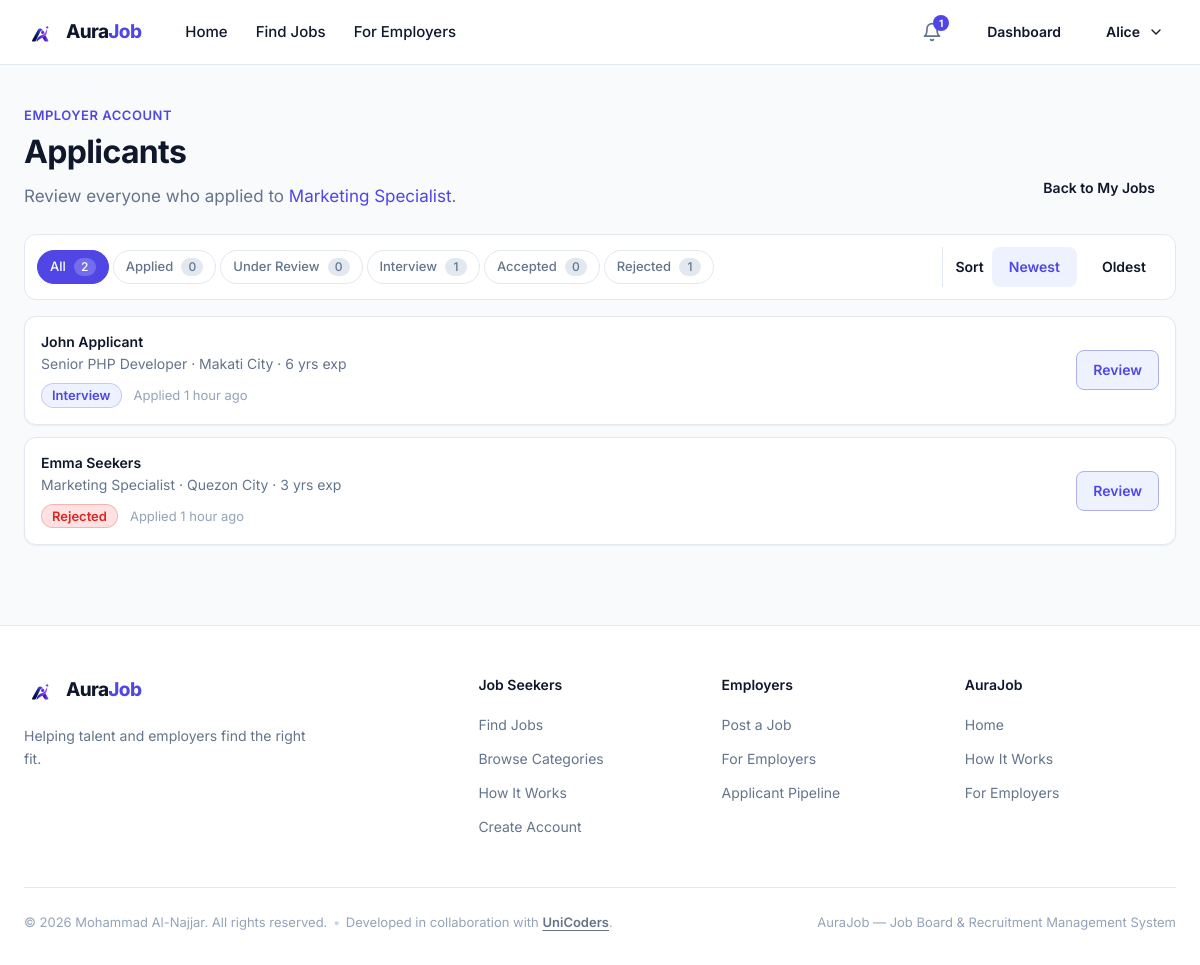
Screenshot of /employer/applicants.php?job_id=2 (signed in) with the database file from the repository.
### tables this page shows
CREATE TABLE jobs (
    id                    INT UNSIGNED  NOT NULL AUTO_INCREMENT,
    company_id            INT UNSIGNED  NOT NULL,
    employer_id           INT UNSIGNED  NOT NULL,
    category_id           INT UNSIGNED  NOT NULL,
    title                 VARCHAR(150)  NOT NULL,
    description           TEXT          NOT NULL,
    requirements          TEXT          NULL,
    location              VARCHAR(150)  NOT NULL,
    salary_min            DECIMAL(12,2) NULL,
    salary_max            DECIMAL(12,2) NULL,
    employment_type       ENUM('full_time','part_time','contract','internship','freelance') NOT NULL,
    work_mode             ENUM('onsite','remote','hybrid') NOT NULL DEFAULT 'onsite',
    experience_level      ENUM('entry','junior','mid','senior','lead') NOT NULL DEFAULT 'entry',
    application_deadline  DATE          NULL,
    status                ENUM('active','closed','draft') NOT NULL DEFAULT 'active',
    created_at            TIMESTAMP     NOT NULL DEFAULT CURRENT_TIMESTAMP,
    updated_at            TIMESTAMP     NOT NULL DEFAULT CURRENT_TIMESTAMP ON UPDATE CURRENT_TIMESTAMP,
    PRIMARY KEY (id),
    KEY idx_jobs_status (status),
    KEY idx_jobs_category (category_id),
    KEY idx_jobs_location (location),
    KEY idx_jobs_company (company_id),
    KEY idx_jobs_employer (employer_id),
    KEY idx_jobs_created (created_at),
    CONSTRAINT fk_jobs_company
        FOREIGN KEY (company_id) REFERENCES companies (id)
        ON DELETE CASCADE,
    CONSTRAINT fk_jobs_employer
        FOREIGN KEY (employer_id) REFERENCES users (id)
        ON DELETE CASCADE,
    CONSTRAINT fk_jobs_category
        FOREIGN KEY (category_id) REFERENCES categories (id)
        ON DELETE RESTRICT
);

CREATE TABLE applications (
    id           INT UNSIGNED  NOT NULL AUTO_INCREMENT,
    applicant_id INT UNSIGNED  NOT NULL,
    job_id       INT UNSIGNED  NOT NULL,
    status       ENUM('applied','under_review','interview','accepted','rejected') NOT NULL DEFAULT 'applied',
    cover_letter TEXT          NULL,
    applied_at   TIMESTAMP     NOT NULL DEFAULT CURRENT_TIMESTAMP,
    updated_at   TIMESTAMP     NOT NULL DEFAULT CURRENT_TIMESTAMP ON UPDATE CURRENT_TIMESTAMP,
    PRIMARY KEY (id),
    UNIQUE KEY uq_applications_applicant_job (applicant_id, job_id),
    KEY idx_applications_applicant (applicant_id),
    KEY idx_applications_job (job_id),
    KEY idx_applications_status (status),
    CONSTRAINT fk_applications_applicant
        FOREIGN KEY (applicant_id) REFERENCES users (id)
        ON DELETE CASCADE,
    CONSTRAINT fk_applications_job
        FOREIGN KEY (job_id) REFERENCES jobs (id)
        ON DELETE CASCADE
);

CREATE TABLE users (
    id             INT UNSIGNED     NOT NULL AUTO_INCREMENT,
    name           VARCHAR(100)     NOT NULL,
    email          VARCHAR(190)     NOT NULL,
    password_hash  VARCHAR(255)     NOT NULL,
    role           ENUM('applicant','employer') NOT NULL DEFAULT 'applicant',
    status         ENUM('active','inactive','banned') NOT NULL DEFAULT 'active',
    created_at     TIMESTAMP        NOT NULL DEFAULT CURRENT_TIMESTAMP,
    updated_at     TIMESTAMP        NOT NULL DEFAULT CURRENT_TIMESTAMP ON UPDATE CURRENT_TIMESTAMP,
    PRIMARY KEY (id),
    UNIQUE KEY uq_users_email (email)
);

CREATE TABLE applicant_profiles (
    id                 INT UNSIGNED   NOT NULL AUTO_INCREMENT,
    user_id            INT UNSIGNED   NOT NULL,
    professional_title VARCHAR(100)   NULL,
    bio                TEXT           NULL,
    phone              VARCHAR(255)   NULL,
    location           VARCHAR(120)   NULL,
    experience_years   TINYINT UNSIGNED NULL,
    skills             TEXT           NULL,
    cv_path            VARCHAR(255)   NULL,
    created_at         TIMESTAMP      NOT NULL DEFAULT CURRENT_TIMESTAMP,
    updated_at         TIMESTAMP      NOT NULL DEFAULT CURRENT_TIMESTAMP ON UPDATE CURRENT_TIMESTAMP,
    PRIMARY KEY (id),
    UNIQUE KEY uq_applicant_profiles_user (user_id),
    CONSTRAINT fk_applicant_profiles_user
        FOREIGN KEY (user_id) REFERENCES users (id)
        ON DELETE CASCADE
);

### app/Core/auth.php (called while the page is built, shortened)
<?php
function hirepeak_session_is_https(): bool
{
    return !empty($_SERVER['SERVER_PORT']) && (int) $_SERVER['SERVER_PORT'] === 443;
}
function hirepeak_user(): ?array
{
    $user = $_SESSION['user'];
    return $user;
}
function hirepeak_require_auth(): array
{
    $user = hirepeak_user();
    return $user;
}
function hirepeak_require_role(string $role): array
{
    $user = hirepeak_require_auth();
    return $user;
}

### public/employer/applicants.php (the view, shortened to what this page needs)
<?php
require dirname(__DIR__, 2) . '/app/Support/html.php';
$user = hirepeak_require_role('employer');
$uid  = (int) $user['id'];
$jobId = (int) ($_GET['job_id'] ?? 0);
$jobId = $jobId > 0 ? $jobId : 0;
$loadError = false;
$pipeline = [];
$applications = [];
try {
    $db = hirepeak_db();
    $stmt = $db->prepare(
        'SELECT j.id, j.title, j.location, j.status,
                j.employment_type, j.work_mode,
                j.created_at, j.application_deadline
         FROM jobs j
         WHERE j.id = ? AND j.employer_id = ?
         LIMIT 1'
    );
    $stmt->bind_param('ii', $jobId, $uid);
    $stmt->execute();
    $job = $stmt->get_result()->fetch_assoc() ?: null;
    $pipeline = hirepeak_application_statuses();
    $statusFilter = (string) ($_GET['status'] ?? '');
    $order = ($_GET['sort'] ?? '') === 'oldest' ? 'ASC' : 'DESC';
    $where = 'a.job_id = ?';
    $params = [$jobId];
    $types  = 'i';
    $countStmt = $db->prepare(
        'SELECT a.status, COUNT(*) AS c
         FROM applications a
         WHERE a.job_id = ?
         GROUP BY a.status'
    );
    $countStmt->bind_param('i', $jobId);
    $countStmt->execute();
    $countRows = $countStmt->get_result()->fetch_all(MYSQLI_ASSOC);
    $counts = ['total' => 0];
    foreach ($pipeline as $status => $label) {
        $counts[$status] = 0;
    }
    foreach ($countRows as $row) {
        $counts['total'] += (int) $row['c'];
        if (isset($counts[$row['status']])) {
            $counts[$row['status']] = (int) $row['c'];
        }
    }
    $stmt = $db->prepare(
        'SELECT a.id, a.applicant_id, a.status, a.applied_at,
                a.cover_letter,
                ap.professional_title,
                ap.location AS applicant_location,
                ap.experience_years,
                u.name AS applicant_name,
                u.email AS applicant_email
         FROM applications a
         INNER JOIN jobs j ON j.id = a.job_id
         INNER JOIN users u ON u.id = a.applicant_id
         LEFT JOIN applicant_profiles ap ON ap.user_id = a.applicant_id
         WHERE j.employer_id = ? AND ' . $where . '
         ORDER BY a.applied_at ' . $order
    );
    $stmt->bind_param('i' . $types, ...[...[$uid, ...$params]]);
    $stmt->execute();
    $applications = $stmt->get_result()->fetch_all(MYSQLI_ASSOC);
} catch (\Throwable $e) {
    error_log('[hirepeak] job applicants load failed: ' . $e->getMessage());
    $loadError = true;
}
?>
<!DOCTYPE html>
<html lang="en">
<head>
  <link rel="stylesheet" href="/assets/css/style.css">
</head>
<body>
  <?php require dirname(__DIR__, 2) . '/app/Views/header.php'; ?>
  <main id="main" class="dash-main employer-applicants-page">
    <div class="container">
      <?php if ($loadError): ?>
        <section class="dash-alert" role="alert" aria-labelledby="applicants-error-title">
          <h1 id="applicants-error-title">Something went wrong on our side.</h1>
          <p>We couldn't load the applicants for this job right now. Please try again in a moment.</p>
          <a class="btn btn--primary" href="<?php echo hirepeak_url('employer/my-jobs.php'); ?>">Back to My Jobs</a>
        </section>
      <?php else: ?>
        <header class="dash-head dash-head--applicants">
          <div>
            <p class="dash-eyebrow">Employer account</p>
            <h1 class="dash-title">Applicants</h1>
            <p class="dash-text">Review everyone who applied to
              <a class="job-inline-link" href="<?php echo hirepeak_url('job-details.php?id=' . (int) $job['id']); ?>"><?php echo hirepeak_esc((string) $job['title']); ?></a>.</p>
          </div>
          <div class="dash-head__cta-wrap">
            <a class="btn btn--ghost" href="<?php echo hirepeak_url('employer/my-jobs.php'); ?>">Back to My Jobs</a>
          </div>
        </header>
        <div class="myjobs-toolbar applicants-toolbar">
          <nav class="jobs-tabs" aria-label="Filter applicants by status">
            <a class="jobs-tab<?php echo $statusFilter === '' ? ' is-active' : ''; ?>" href="<?php echo hirepeak_url('employer/applicants.php?job_id=' . (int) $jobId); ?>">All <span class="jobs-tab__count"><?php echo (int) $counts['total']; ?></span></a>
            <?php foreach ($pipeline as $status => $label): ?>
              <a class="jobs-tab<?php echo $statusFilter === $status ? ' is-active' : ''; ?>" href="<?php echo hirepeak_url('employer/applicants.php?job_id=' . (int) $jobId . '&status=' . rawurlencode((string) $status)); ?>"><?php echo hirepeak_esc((string) $label); ?> <span class="jobs-tab__count"><?php echo (int) $counts[$status]; ?></span></a>
            <?php endforeach; ?>
          </nav>
          <div class="myjobs-sort" role="group" aria-label="Sort applicants">
            <span class="field__label">Sort</span>
            <a class="btn btn--ghost btn--sm<?php echo $order === 'DESC' ? ' is-active' : ''; ?>" href="<?php echo hirepeak_url('employer/applicants.php?job_id=' . (int) $jobId . ($statusFilter !== '' ? '&status=' . rawurlencode((string) $statusFilter) : '')); ?>">Newest</a>
            <a class="btn btn--ghost btn--sm<?php echo $order === 'ASC' ? ' is-active' : ''; ?>" href="<?php echo hirepeak_url('employer/applicants.php?job_id=' . (int) $jobId . '&sort=oldest' . ($statusFilter !== '' ? '&status=' . rawurlencode((string) $statusFilter) : '')); ?>">Oldest</a>
          </div>
        </div>
        <?php if ($applications === []): ?>
          <section class="empty-state">
            <div class="empty-state__icon" aria-hidden="true">
              <svg width="32" height="32" viewBox="0 0 24 24" fill="none" stroke="currentColor" stroke-width="1.75" stroke-linecap="round" stroke-linejoin="round">
                <circle cx="12" cy="12" r="9"/>
                <path d="m15 9-6 6"/>
                <path d="m9 9 6 6"/>
              </svg>
            </div>
            <h2 class="empty-state__title">No <?php echo $statusFilter !== '' ? hirepeak_esc(strtolower((string) $pipeline[$statusFilter])) : ''; ?>applicants yet.</h2>
            <p class="empty-state__text"><?php echo $statusFilter !== '' ? 'Try another filter to see more of this pipeline.' : 'When candidates apply, they\'ll show up here for review.'; ?></p>
            <div class="empty-state__actions">
              <a class="btn btn--outline" href="<?php echo hirepeak_url('employer/applicants.php?job_id=' . (int) $jobId); ?>">View all applicants</a>
            </div>
          </section>
        <?php else: ?>
          <ul class="app-list app-list--candidates">
            <?php foreach ($applications as $application): ?>
              <li class="app-row candidate-card">
                <div class="app-row__main">
                  <h3 class="app-row__title">
                    <a href="<?php echo hirepeak_url('employer/application.php?id=' . (int) $application['id']); ?>"><?php echo hirepeak_esc((string) $application['applicant_name']); ?></a>
                  </h3>
                  <p class="app-row__company">
                    <?php echo hirepeak_esc((string) ($application['professional_title'] ?? '')); ?>
                    <?php if (($application['applicant_location'] ?? '') !== ''): ?>
                      <span class="app-row__dot" aria-hidden="true">&middot;</span>
                      <?php echo hirepeak_esc((string) $application['applicant_location']); ?>
                    <?php endif; ?>
                    <?php if (($application['experience_years'] ?? '') !== ''): ?>
                      <span class="app-row__dot" aria-hidden="true">&middot;</span>
                      <?php echo (int) $application['experience_years']; ?> yrs exp
                    <?php endif; ?>
                  </p>
                  <p class="app-row__meta">
                    <?php echo hirepeak_application_status_badge((string) $application['status']); ?>
                    <span class="app-row__date">Applied <?php echo hirepeak_esc(hirepeak_relative_time((string) $application['applied_at'])); ?></span>
                  </p>
                </div>
                <div class="app-row__actions">
                  <a class="btn btn--outline btn--sm app-row__action app-row__action--primary" href="<?php echo hirepeak_url('employer/application.php?id=' . (int) $application['id']); ?>">Review</a>
                </div>
              </li>
            <?php endforeach; ?>
          </ul>
        <?php endif; ?>
      <?php endif; ?>
    </div>
  </main>
  <?php require dirname(__DIR__, 2) . '/app/Views/footer.php'; ?>
</body>
</html>

### app/Support/html.php (shortened to what this page needs)
<?php
require_once __DIR__ . '/../Core/auth.php';
function hirepeak_url(string $path): string
{
    $path = ltrim($path, '/');
    return $path === '' ? '/' : '/' . $path;
}
function hirepeak_esc(?string $value): string
{
    return htmlspecialchars((string) $value, ENT_QUOTES, 'UTF-8');
}
function hirepeak_application_statuses(): array
{
    return [
        'applied'      => 'Applied',
        'under_review' => 'Under Review',
        'interview'    => 'Interview',
        'accepted'     => 'Accepted',
        'rejected'     => 'Rejected',
    ];
}
function hirepeak_application_status_label(string $status): string
{
    $map = hirepeak_application_statuses();
    return $map[$status] ?? $status;
}
function hirepeak_application_status_class(string $status): string
{
    return match ($status) {
        'applied'      => 'status-badge--applied',
        'under_review' => 'status-badge--review',
        'interview'    => 'status-badge--interview',
        'accepted'     => 'status-badge--accepted',
        'rejected'     => 'status-badge--rejected',
        default        => 'status-badge--neutral',
    };
}
function hirepeak_application_status_badge(string $status): string
{
    $label = hirepeak_esc(hirepeak_application_status_label($status));
    $class = hirepeak_application_status_class($status);
    return '<span class="status-badge ' . $class . '">' . $label . '</span>';
}
    ?><!DOCTYPE html>
</html><?php
function hirepeak_relative_time(?string $timestamp): string
{
    $time = strtotime($timestamp);
    $diff = time() - $time;
    if ($diff < 86400) {
        $h = (int) floor($diff / 3600);
        return $h === 1 ? '1 hour ago' : $h . ' hours ago';
    }
    return date('M j, Y', $time);
}

### rows the page displays
jobs: title "Marketing Specialist"
applications: applicant.name "John Applicant", applicant_profiles.professional_title "Senior PHP Developer", applicant_profiles.location "Makati City", applicant_profiles.experience_years "6", status "Interview", applied_at "1 hour ago"
applications: applicant.name "Emma Seekers", applicant_profiles.professional_title "Marketing Specialist", applicant_profiles.location "Quezon City", applicant_profiles.experience_years "3", status "Rejected", applied_at "1 hour ago"

### other values shown
hirepeak_esc($hpItem['label']) "Home"
hirepeak_esc($hpItem['label']) "Find Jobs"
hirepeak_esc($hpItem['label']) "For Employers"
$hpUnread "1"
hirepeak_esc($hpFirstName) "Alice"
$counts['total'] "2"
hirepeak_esc((string) $label) "Applied"
$counts[$status] "0"
hirepeak_esc((string) $label) "Under Review"
hirepeak_esc((string) $label) "Interview"
$counts[$status] "1"
hirepeak_esc((string) $label) "Accepted"
hirepeak_esc((string) $label) "Rejected"
